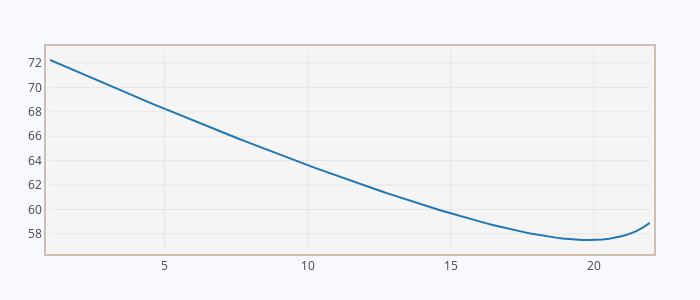

Here is the notebook cell this chart was saved with:
### Code cell
xaxis  = dict(nticks=10,mirror='all',showline=True,linewidth=2,linecolor='#cdc0b0')
yaxis  = dict(nticks=10,mirror='all',showline=True,linewidth=2,linecolor='#cdc0b0')
margin = dict(l=50,r=50,b=50,t=50,pad=4)

layout = go.Layout(xaxis=xaxis,yaxis=yaxis,margin=margin,width=700,height=300,paper_bgcolor='#f8f8ff',plot_bgcolor='#f5f5f5')
data1 = go.Scatter(x=sd[0]['rbs_slider.x'],y=sd[2]['rbs_slider.x'])
data2 = go.Scatter(x=sd[0]['rbs_crank.x'],y=sd[2]['rbs_crank.x'])
fig = go.Figure(data=[data2], layout=layout)
plotly.offline.iplot(fig)

### Figure 1 — Plotly figure (JSON) as saved in the notebook; plotly's stock layout.template omitted (floating-point values rounded to 4 significant figures; data arrays with more than 128 entries replaced by an {"elided": "..."} marker saying what was removed)
{"data": [{"type": "scatter", "uid": "ec154b", "x": {"elided": "161 float values"}, "y": {"elided": "161 float values"}}], "layout": {"height": 300, "margin": {"b": 50, "l": 50, "pad": 4, "r": 50, "t": 50}, "paper_bgcolor": "#f8f8ff", "plot_bgcolor": "#f5f5f5", "width": 700, "xaxis": {"autorange": true, "linecolor": "#cdc0b0", "linewidth": 2, "mirror": "all", "nticks": 10, "range": [1, 21.96], "showline": true, "type": "linear"}, "yaxis": {"autorange": true, "linecolor": "#cdc0b0", "linewidth": 2, "mirror": "all", "nticks": 10, "range": [56.68, 73.07], "showline": true, "type": "linear"}}}
